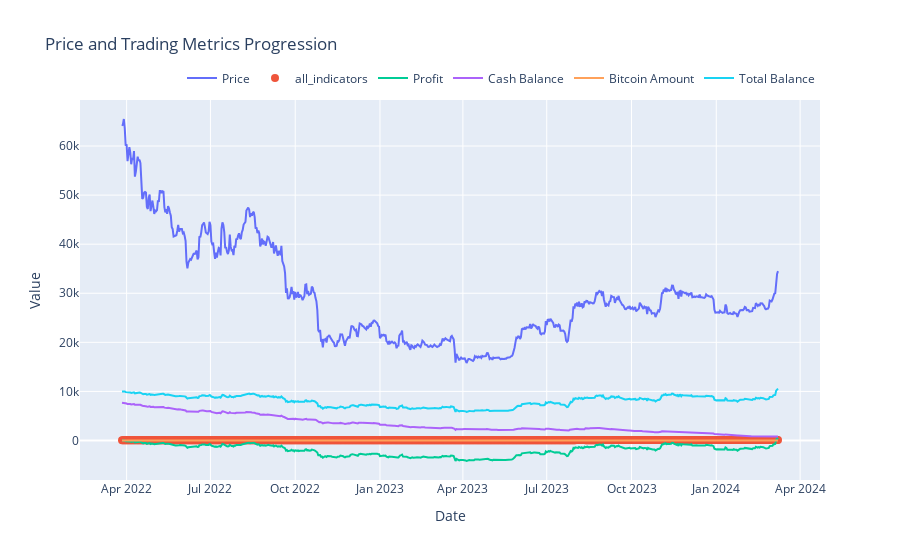

Notebook code for this chart:
### Code cell
import plotly.graph_objects as go

# Initialize empty lists to store data for plotting
price_data = []
fear_and_greed_data = []
profit_data = []
cash_balance_data = []
bitcoin_amount_data = []
total_balance_data = []
date_data = list(Dates[380:])

# Loop through each day and append data
for i in range(len(indicator_values)):
    price_data.append(prices[i])
    fear_and_greed_data.append(indicator_values[i])
    profit_data.append(profits[i])
    cash_balance_data.append(cash[i])
    bitcoin_amount_data.append(bitcoin[i])
    total_balance_data.append(total[i])
    #date_data.append(Dates[i])

# Create Plotly figure
fig = go.Figure()

# Add traces for each data series
fig.add_trace(go.Scatter(x=date_data, y=price_data, mode='lines', name='Price'))
fig.add_trace(go.Scatter(x=date_data, y=fear_and_greed_data, mode='markers', name='all_indicators', marker=dict(size=8)))
fig.add_trace(go.Scatter(x=date_data, y=profit_data, mode='lines', name='Profit'))
fig.add_trace(go.Scatter(x=date_data, y=cash_balance_data, mode='lines', name='Cash Balance'))
fig.add_trace(go.Scatter(x=date_data, y=bitcoin_amount_data, mode='lines', name='Bitcoin Amount'))
fig.add_trace(go.Scatter(x=date_data, y=total_balance_data, mode='lines', name='Total Balance'))

# Update layout with labels
fig.update_layout(title='Price and Trading Metrics Progression',
                  xaxis_title='Date',
                  yaxis_title='Value',
                  legend=dict(orientation="h", yanchor="bottom", y=1.02, xanchor="right", x=1),
                  hovermode='x unified')

# Show the figure
fig.show()

### Figure 1 — Plotly figure (JSON) as saved in the notebook; plotly's stock layout.template omitted (floating-point values rounded to 4 significant figures; data arrays with more than 128 entries replaced by an {"elided": "..."} marker saying what was removed)
{"data": [{"mode": "lines", "name": "Price", "type": "scatter", "x": {"elided": "713 str values"}, "y": {"elided": "848 float values"}}, {"marker": {"size": 8}, "mode": "markers", "name": "all_indicators", "type": "scatter", "x": {"elided": "713 str values"}, "y": {"elided": "848 float values"}}, {"mode": "lines", "name": "Profit", "type": "scatter", "x": {"elided": "713 str values"}, "y": {"elided": "848 float values"}}, {"mode": "lines", "name": "Cash Balance", "type": "scatter", "x": {"elided": "713 str values"}, "y": {"elided": "848 float values"}}, {"mode": "lines", "name": "Bitcoin Amount", "type": "scatter", "x": {"elided": "713 str values"}, "y": {"elided": "848 float values"}}, {"mode": "lines", "name": "Total Balance", "type": "scatter", "x": {"elided": "713 str values"}, "y": {"elided": "848 float values"}}], "layout": {"hovermode": "x unified", "legend": {"orientation": "h", "x": 1, "xanchor": "right", "y": 1.02, "yanchor": "bottom"}, "title": {"text": "Price and Trading Metrics Progression"}, "xaxis": {"title": {"text": "Date"}}, "yaxis": {"title": {"text": "Value"}}}}
